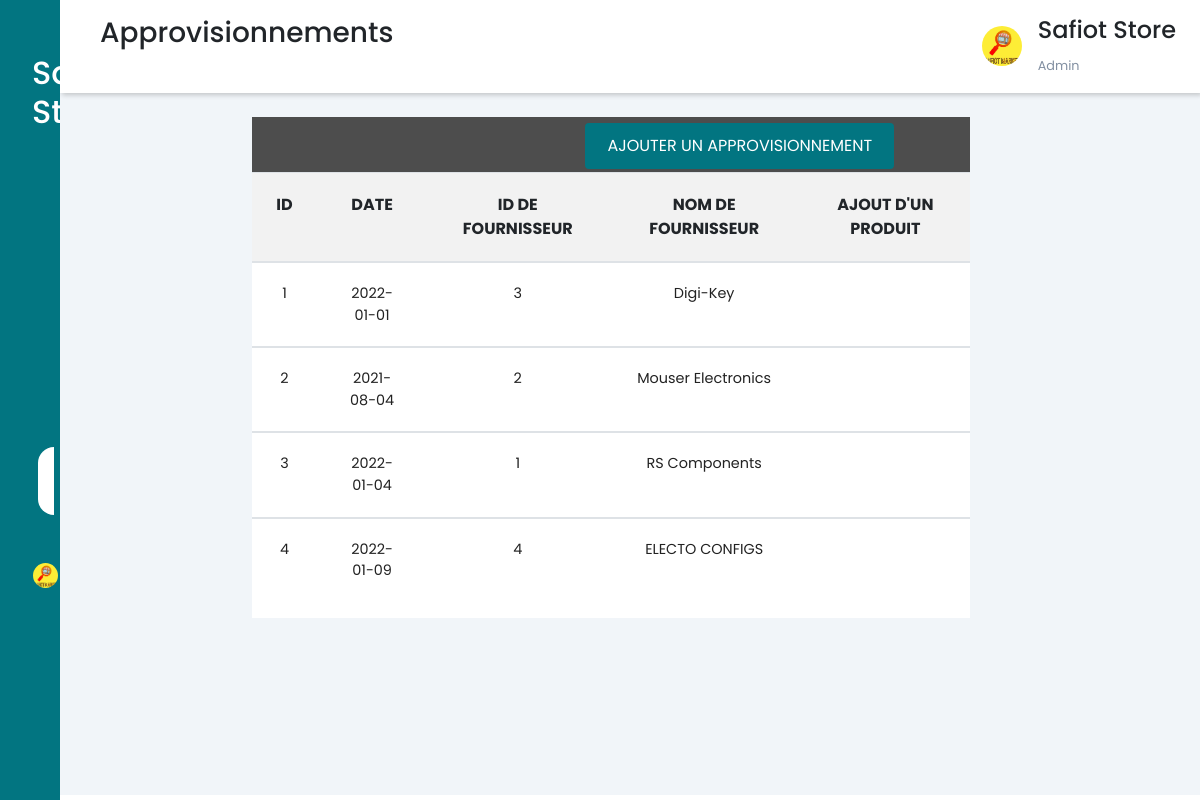
/home/indexappr.php (signed in), run on the app's committed database.
### tables this page shows
CREATE TABLE IF NOT EXISTS `appro` (
  `ida` int(50) NOT NULL AUTO_INCREMENT,
  `datea` date NOT NULL,
  `idf` int(50) NOT NULL,
  PRIMARY KEY (`ida`),
  KEY `idf` (`idf`)
);

CREATE TABLE IF NOT EXISTS `fournisseur` (
  `idf` int(50) NOT NULL AUTO_INCREMENT,
  `nomf` varchar(50) NOT NULL,
  `num` varchar(50) NOT NULL,
  `emailf` varchar(60) NOT NULL,
  `adressf` varchar(100) NOT NULL,
  PRIMARY KEY (`idf`)
);

### home/indexappr.php (the view, shortened to what this page needs)
<?php  require "db_conn.php"; ?>
<!DOCTYPE html>
<html lang="en">
<head>
    <link rel="stylesheet" href="fontawesome.min.css">
    <link rel="stylesheet" href="bootstrap.min.css">
    <link rel="stylesheet"
        href="https://maxst.icons8.com/vue-static/landings/line-awesome/line-awesome/1.3.0/css/line-awesome.min.css">
    <link rel="stylesheet" href="style1.css">
  <link rel="stylesheet" href="stylebut.css">
    <link rel="stylesheet" href="tooplate.css">
    <link rel="stylesheet" href="styleindexappr.css">
</head>
<body>
    <div class="sidebar">
        <div class="sidebar-brand">
            <h2>
                <span>Safiot Store</span>
            </h2>
        </div>
        <div class="sidebar-menu">
            <ul>
            <li>
                    <a href="http://localhost/projetweb/home/index1.php" >
                        <span class="las la-igloo"></span>
                    </a>
                </li>
                <li>
                <a href="http://localhost/projetweb/home/indexcat.php" >
                        <span class="lab la-buromobelexperte"></span>
                        <span>Catégories</span></a>
                </li>
                <li>
                    <a href="http://localhost/projetweb/home/indexprod.php">
                        <span class="las la-box"></span>
                        <span>Produits</span></a>
                </li>
                <li>
                    <a href="http://localhost/projetweb/home/indexcom.php">
                        <span class="las la-shopping-cart"></span>
                        <span>Commandes</span></a>
                </li>
                <li>
                <a href="http://localhost/projetweb/home/indexcli.php" >
                        <span class="las la-users"></span>
                        <span>Clients</span></a>
                </li>
                <li>
                    <a href="http://localhost/projetweb/home/indexfou.php">
                        <span class="las la-address-card"></span>
                        <span>Fournisseurs</span></a>
                </li>
                <li>
                    <a href="http://localhost/projetweb/home/indexappr.php" class="active">
                        <span class="las la-shipping-fast"></span>
                        <span>Approvisionnements</span></a>
                </li>
                <li>
                    <div class="navigation">
                        <a class="button" href="logout.php">
                            <img class="imgg" src="/home/img/safiot.jpg">
                        </a>
                    </div>
                </li>
            </ul>
        </div>
    </div>
    <div class="main-content">
        <header>
            <h3>
                <label for="nav-toggle">
                   <span class="las la-bars"></span>
                </label>Approvisionnements
            </h3>
            <div class="user-wrapper">
                <img src="/home/img/safiot.jpg" width="40px" height="40px" alt=" ">
                <div>
                    <h4>Safiot Store </h4>
                    <small>Admin</small>
                </div>
            </div>
        </header>
        <main>
        <div class="row tm-content-row tm-mt-big">
                <div class="col-xl-8 col-lg-12 tm-md-12 tm-sm-12 tm-col">
                    <div class="bg-white tm-block h-100">
                        <div class="roww" ;>
                          <div class="col-md-8 col-sm-12">
                            </div>
                            <div class="col-md-4 col-sm-12 text-right">
                                <a href="insertappro.php" class="btn btn-small btn-primary">Ajouter Un approvisionnement</a>
                            </div>
                        </div>
                        <div class="table-responsive">
<?php
        $stmt=$conn->query("select * from appro");
     echo "<table class=","table table-hover table-striped tm-table-striped-even mt-3"," >";
     echo "<tr class=","tm-bg-gray",">";
     echo" <th scope=","col",">ID</th>";
     echo" <th scope=","col",">DATE</th>";
     echo" <th scope=","col",">ID DE FOURNISSEUR</th>";
     echo" <th scope=","col"," class=","text-center",">NOM DE FOURNISSEUR</th>";
     echo" <th scope=","col",">AJOUT D'UN PRODUIT</th>";
     echo"</tr>";
while ($row =$stmt->fetch()) {
        echo"<tbody>";
        echo" <tr>";
        echo"<td class=","tm-product-name",">".$row['ida']."</td>";
        echo "<td class=","text-center",">".$row['datea']."</td>";
        $cat_idf=$row['idf'];
        $req4 = $conn->prepare("SELECT * FROM fournisseur WHERE idf=$cat_idf ");
        $req4->execute();
        $row2 = $req4->fetch();
        echo "<td class=","text-center",">".$row['idf']."</td>";
        echo "<td>".$row2['nomf']."</td> ";
        echo" <td>";
         echo"</td>" ;
        echo"</tbody>";
}
?>
                        </div>
                        </div>
                    </div>
                </div>
            </div>
</body>
</html>
</html>

### home/style1.css (style rules this page uses)
:root { --main-color: #027581; --color-dark: #1D2231; --text-grey: #8390A2; }
* { font-family: 'Poppins', sans-serif; margin: 0; padding: 0; text-decoration: none; list-style-type: none; box-sizing: border-box; }
.sidebar { height: 100%; width: 345 px; position: fixed; left: 0; top: 0; z-index: 100; background: var(--main-color); color: #fff; overflow-y: auto; transition: width 300ms; }
.sidebar-brand { height: 90px; padding: 1rem 0rem 1rem 2rem; color: #fff; }
.sidebar-brand span { display: inline-block; padding-right: 1rem; }
.sidebar-menu { margin-top: 1rem; }
.sidebar-menu li { width: 100%; margin-bottom: 1.3rem; padding-left: 2rem; }
.sidebar-menu a { display: block; color: #fff; font-size: 1.1rem; }
.sidebar-menu a.active { background: #fff; padding-top: 1rem; padding-bottom: 1rem; color: var(--main-color); border-radius: 30px 0px 0px 30px; }
.sidebar-menu a span:first-child { font-size: 1.5rem; padding-right: 1rem; }
.main-content { transition: margin-left 300ms; margin-left: 240px; }
header { background: #fff; display: flex; justify-content: space-between; padding: 1rem 1.5rem; box-shadow: 2px 2px 5px rgba(0, 0, 0, 0.2); position: fixed; left: 260px; width: calc(100% - 240px); top: 0; z-index: 100; transition: left 300ms; }
header label span { font-size: 1.7rem; padding-right: 1rem; }
.user-wrapper { display: flex; align-items: center; }
.user-wrapper img { border-radius: 50%; margin-right: 1rem; }
.user-wrapper small { display: inline-block; color: var(--text-grey); }
main { margin-top: 85px; padding: 2rem 1.5rem; background: #f1f5f9; min-height: calc(100vh - 90px); }
table { border-collapse: collapse; }
td { padding: .5rem; font-size: .9rem; color: #222; }
.btn-primary { color: var(--main-color); background-color: var(--main-color); border-color: var(--main-color); }
@media only screen and (max-width: 1200px) { .sidebar { width: 60px; z-index: 150; } }
@media only screen and (max-width: 1200px) { .sidebar .sidebar-header, .sidebar li { display: flex; justify-content: center; } }
@media only screen and (max-width: 1200px) { .main-content { margin-left: 60px; } }
@media only screen and (max-width: 1200px) { .main-content header { left: 60px; width: calc(100% - 60px); } }

### home/stylebut.css (style rules this page uses)
:root { --main-color: #027581; --color-dark: #1D2231; --text-grey: #8390A2; }
.navigation { width: 100%; }
img.imgg { width: 25px; border-radius: 50px; float: left; }
.button { text-decoration: none; float: right; padding: 12px; margin: 15px; margin-right: 49%; width: 25px; background-color: var(--main-color); transition: width .35ms; -webkit-transition: width .35ms; overflow-wrap: normal; }
.button { text-decoration: none; }

### data on the page
appro: ida "1", datea "2022-01-01", idf "3", idf.nomf "Digi-Key"
appro: ida "2", datea "2021-08-04", idf "2", idf.nomf "Mouser Electronics"
appro: ida "3", datea "2022-01-04", idf "1", idf.nomf "RS Components"
appro: ida "4", datea "2022-01-09", idf "4", idf.nomf "ELECTO CONFIGS"
